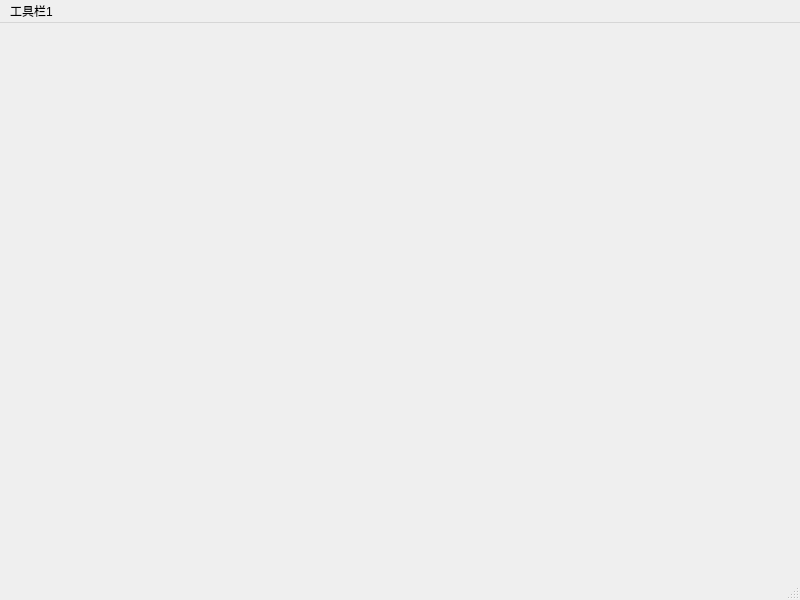
<?xml version="1.0" encoding="UTF-8"?>
<ui version="4.0">
 <class>MainWindow</class>
 <widget class="QMainWindow" name="MainWindow">
  <property name="geometry">
   <rect>
    <x>0</x>
    <y>0</y>
    <width>800</width>
    <height>600</height>
   </rect>
  </property>
  <property name="windowTitle">
   <string>MainWindow</string>
  </property>
  <widget class="QWidget" name="centralwidget"/>
  <widget class="QMenuBar" name="menubar">
   <property name="geometry">
    <rect>
     <x>0</x>
     <y>0</y>
     <width>800</width>
     <height>22</height>
    </rect>
   </property>
   <widget class="QMenu" name="menuhello">
    <property name="title">
     <string>工具栏1</string>
    </property>
    <widget class="QMenu" name="menufirst">
     <property name="title">
      <string>first</string>
     </property>
     <addaction name="actionwow"/>
    </widget>
    <addaction name="menufirst"/>
    <addaction name="actionsecond"/>
   </widget>
   <addaction name="menuhello"/>
  </widget>
  <widget class="QStatusBar" name="statusbar"/>
  <action name="actionsecond">
   <property name="text">
    <string>second</string>
   </property>
  </action>
  <action name="actionwow">
   <property name="text">
    <string>wow</string>
   </property>
  </action>
 </widget>
 <resources/>
 <connections/>
</ui>
